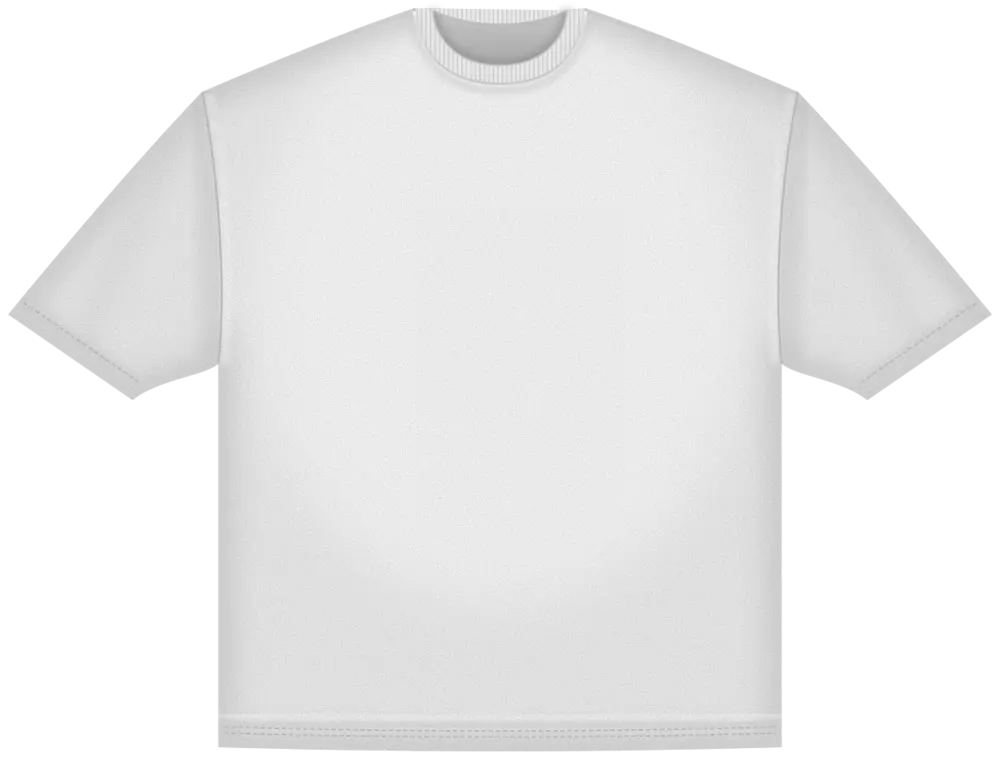
#> input picture src/assets/oversized-tee.webp, 1000 x 762 px, given in place of Regular-Fit T-Shirt Catalog Grid.png, which was not available
$ python tee-photos.py ../src/assets ../src/assets/regular-tee.webp
#> lines starting #> are read from the running program, lines starting #| are printed output that depends on the picture; after the words box and inside, x2 and y2 are one past the last pixel; in counts of white or black regions, pixels touching at a corner belong together; pictures that were not available may be replaced by others from this repository, and a replacement may not be noted
# Builds the designer's shirt photos (src/assets/tees/*.webp) from the owner's 2x2 photo grids.
#
#   python3 tools/tee-photos.py <folder with the grids> src/assets/tees
#
# Each shirt grid is front | back for two colours (top row, bottom row); each neckline grid is
# white | cream over charcoal | black. Shirts are cut out of the white background, stretched onto the same
# box per fit (so one set of coordinates in TeeMockup.tsx fits every colour), and the maker's tag inside
# the front neck is painted out. Needs Pillow and numpy.
import os, sys
import numpy as np
from PIL import Image

SRC, OUT = sys.argv[1], sys.argv[2]
SHIRTS = {  # name: (grid file, row)
  'regular-black': ('Regular-Fit T-Shirt Catalog Grid.png', 0),
  'regular-white': ('Regular-Fit T-Shirt Catalog Grid.png', 1),
  'regular-charcoal': ('regular fit tees front n back.png', 0),
  'regular-cream': ('regular fit tees front n back.png', 1),
  'oversized-white': ('oversized tees white n black.png', 0),
  'oversized-black': ('oversized tees white n black.png', 1),
  'oversized-cream': ('oversized tees grey and cream.png', 0),
  'oversized-charcoal': ('oversized tees grey and cream.png', 1),
}
NECKS = {'regular': 'regular fit tees neckline.png', 'oversized': 'oversize tee nackline.png'}
FIT_W = {'regular': 377, 'oversized': 431}  # canvas units, as in TeeMockup.tsx
PPU = 1.55  # pixels per canvas unit
CELL = 630  # grid cell pitch in pixels


def cell(grid, row, col):
  y, x = row * CELL, col * CELL
  return np.array(grid.crop((x + 4, y + 4, x + 621, y + 621)))


def cut_out(a, white_shirt):
  """Shirt mask: everything not connected to the border through near-white background."""
  bg = a.min(2) >= (252 if white_shirt else 247)
  seen = np.zeros_like(bg)
  seen[0, :] = seen[-1, :] = seen[:, 0] = seen[:, -1] = True
  seen &= bg
  while True:
    grown = seen.copy()
    grown[1:] |= seen[:-1]; grown[:-1] |= seen[1:]; grown[:, 1:] |= seen[:, :-1]; grown[:, :-1] |= seen[:, 1:]
    grown &= bg
    if (grown == seen).all(): break
    seen = grown
  m = ~seen
  m[:3, :] = m[-3:, :] = m[:, :3] = m[:, -3:] = False
  return m


def bbox(m):
  cols = np.where(m.sum(0) > 8)[0]; rows = np.where(m.sum(1) > 8)[0]
  return cols.min(), rows.min(), cols.max() + 1, rows.max() + 1


def paint_out_tag(a, white_shirt):
  """Blend the inside-back fabric across the tag, row by row, so the neck seam carries straight through."""
  rgb = a[..., :3].astype(float)
  cx = a.shape[1] // 2
  if white_shirt:  # a white tag on a white shirt: only its print stands out, so use the tag's known spot
    x0, x1, y0, y1 = cx - 23, cx + 21, 30, 71
  else:
    wx0, wy0 = cx - 28, 28
    win = rgb[wy0:76, wx0:cx + 28].mean(2)
    dev = np.abs(win - np.median(win)) > 30
    rows = np.where(dev.sum(1) > 4)[0]; cols = np.where(dev.sum(0) > 4)[0]
    if not len(rows) or not len(cols): return a
    y0, y1 = wy0 + rows.min() - 3, min(71, wy0 + rows.max() + 4)
    x0, x1 = wx0 + cols.min() - 3, wx0 + cols.max() + 4
  left = rgb[y0:y1, x0 - 3:x0].mean(1); right = rgb[y0:y1, x1:x1 + 3].mean(1)
  t = np.linspace(0, 1, x1 - x0)[None, :, None]
  grain = np.random.default_rng(1).normal(0, 1.0, (y1 - y0, x1 - x0))[..., None]
  rgb[y0:y1, x0:x1] = left[:, None] * (1 - t) + right[:, None] * t + grain
  a[..., :3] = np.clip(rgb, 0, 255).astype(np.uint8)
  return a


os.makedirs(OUT, exist_ok=True)
for fit in FIT_W:
  black = Image.open(os.path.join(SRC, SHIRTS[f'{fit}-black'][0])).convert('RGB')
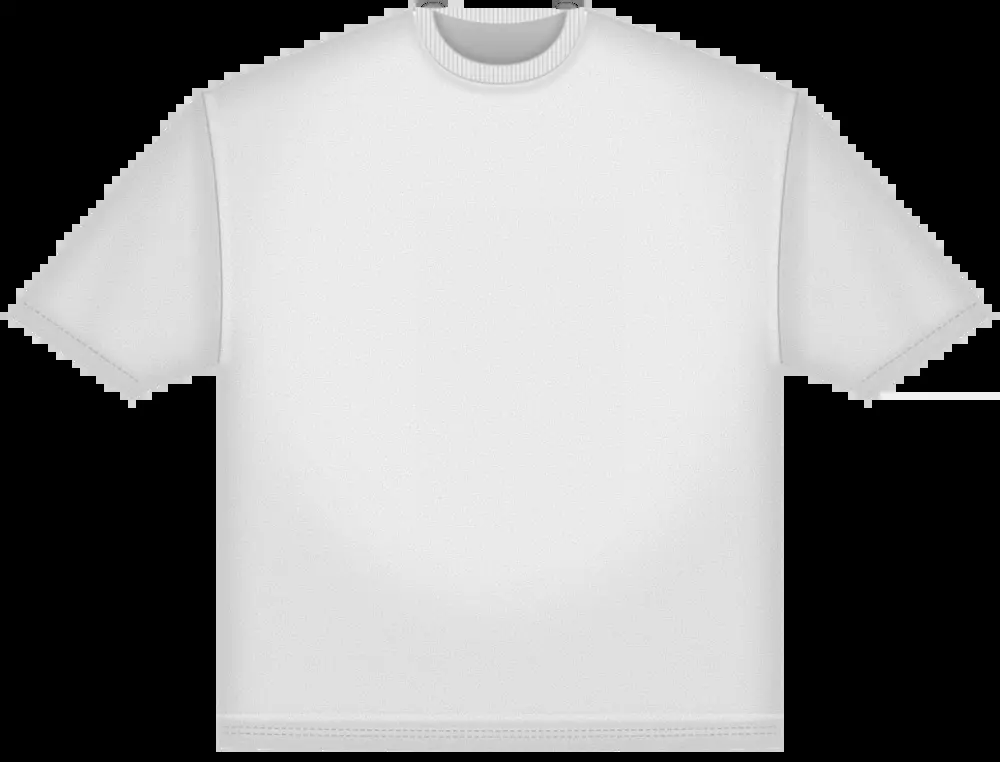
#> black: PIL image 1000x762 RGB; mean R, G, B 144.9, 144.9, 144.9
  rx0, ry0, rx1, ry1 = bbox(cut_out(cell(black, SHIRTS[f'{fit}-black'][1], 0), False))
#> in cut_out, `bg = a.min(2) >= (252 if white_shirt else 247)`:
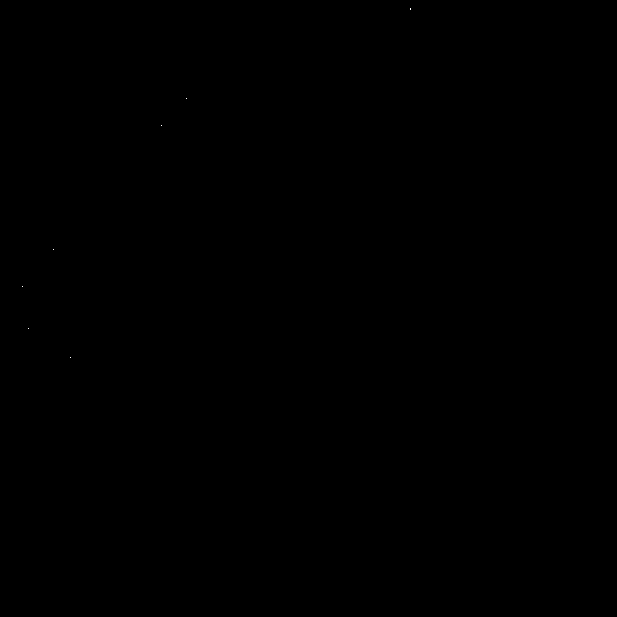
#> bg: shape (617, 617) bool; 0% white in thin lines or dots, all inside (x1, y1, x2, y2) = (22, 8, 411, 358)
#> in cut_out, `seen &= bg`: seen: shape (617, 617) bool; every value is 0
#> in cut_out, `m = ~seen`: m: shape (617, 617) bool; every value is 1
#> in cut_out, `m[:3, :] = m[-3:, :] = m[:, :3] = m[:, -3:] = False`:
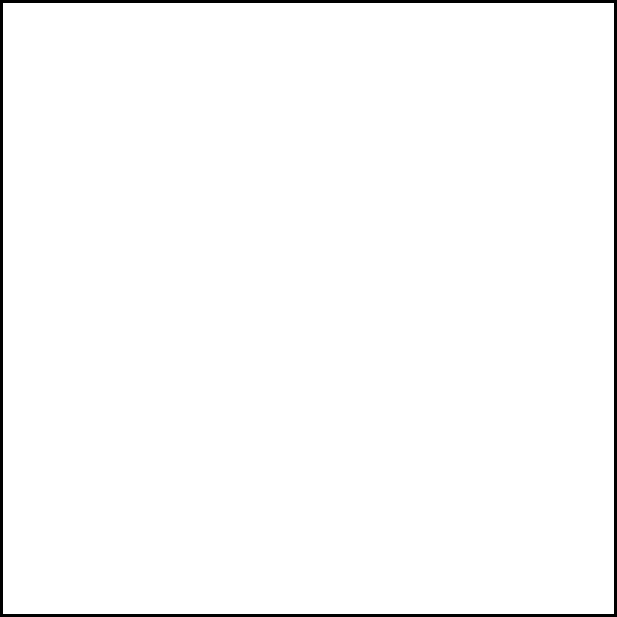
#> m: shape (617, 617) bool; 98.1% white; 1 black region, box (x1, y1, x2, y2) and area: (0, 0, 617, 617) 7368
#> in bbox, `cols = np.where(m.sum(0) > 8)[0]`: cols = 611 values from 3 to 613
#> rx0 = 3; ry0 = 3; rx1 = 614; ry1 = 614
  W = round(FIT_W[fit] * PPU); H = round(W * (ry1 - ry0) / (rx1 - rx0))
#> after `H = round(W * (ry1 - ry0) / (rx1 - rx0))`: H = 584
  for name, (file, row) in SHIRTS.items():
    if not name.startswith(fit): continue
    grid = Image.open(os.path.join(SRC, file)).convert('RGB')
    for col, side in enumerate(('front', 'back')):
      a = cell(grid, row, col)
      m = cut_out(a, 'white' in name)
      x0, y0, x1, y1 = bbox(m)
      shirt = Image.fromarray(a).crop((x0, y0, x1, y1)).resize((W, H), Image.LANCZOS)
      alpha = Image.fromarray((m * 255).astype(np.uint8)).crop((x0, y0, x1, y1)).resize((W, H), Image.LANCZOS)
      shirt.putalpha(alpha)
      out = np.array(shirt)
      if side == 'front': out = paint_out_tag(out, 'white' in name)
      Image.fromarray(out).save(os.path.join(OUT, f'{name}-{side}.webp'), 'WEBP', quality=80, method=6)
#> this loop made 2 passes
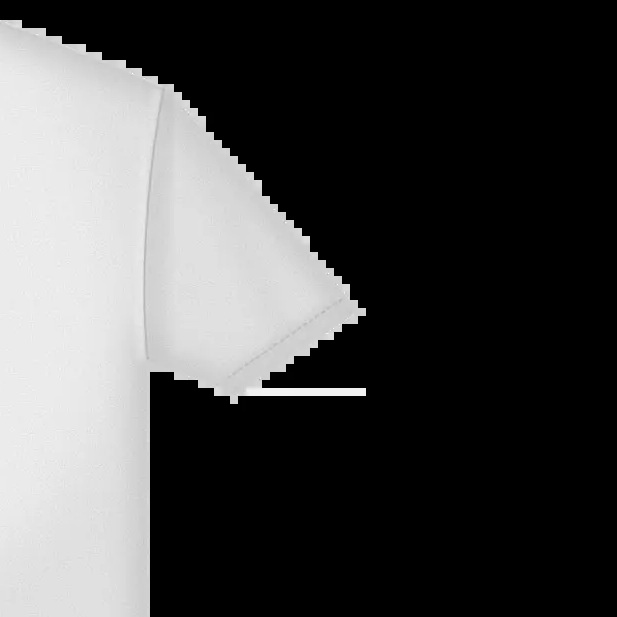
#> a: shape (617, 617, 3); min 0, max 255, mean 74
  grid = Image.open(os.path.join(SRC, NECKS[fit])).convert('RGB')
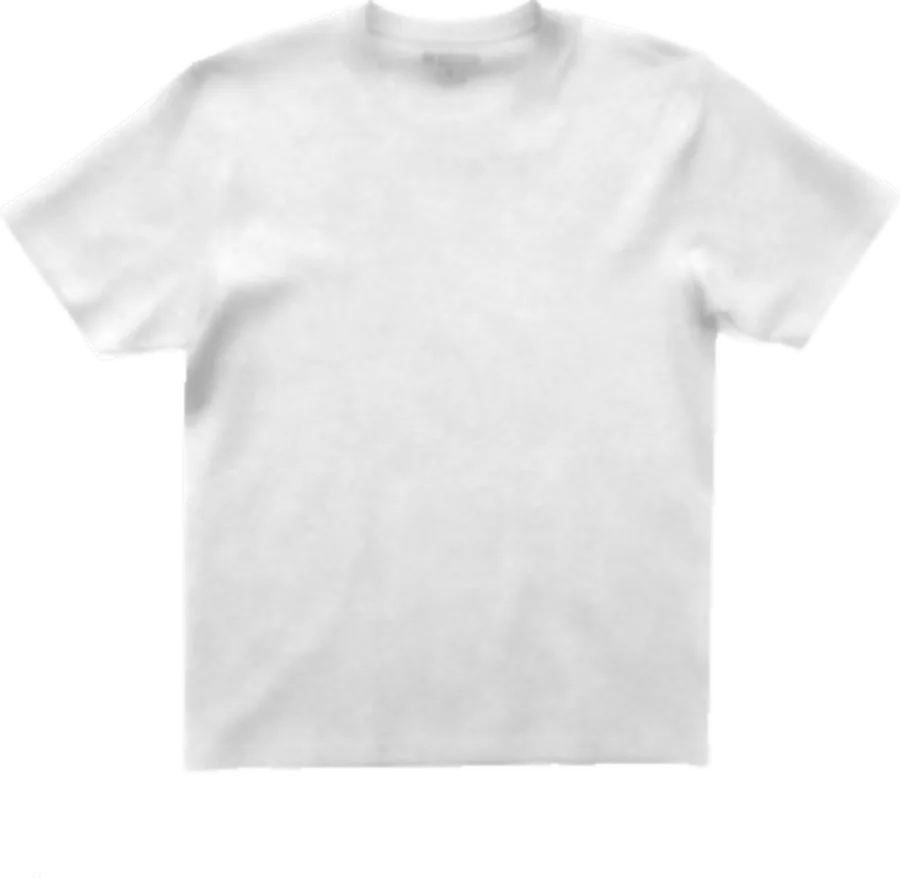
#> input picture src/assets/regular-tee.webp, 900 x 878 px, given in place of regular fit tees neckline.png, which was not available
  for colour, (r, c) in {'white': (0, 0), 'cream': (0, 1), 'charcoal': (1, 0), 'black': (1, 1)}.items():
    x, y = c * 629, r * 629
    grid.crop((x + 2, y + 2, x + 623, y + 623)).resize((520, 520), Image.LANCZOS) \
      .save(os.path.join(OUT, f'{fit}-{colour}-neck.webp'), 'WEBP', quality=80, method=6)
#> this loop made 4 passes
#> pass 1, `grid.crop((x + 2, y + 2, x + 623, y + 623)).resize((520, 520), Image.L..`:
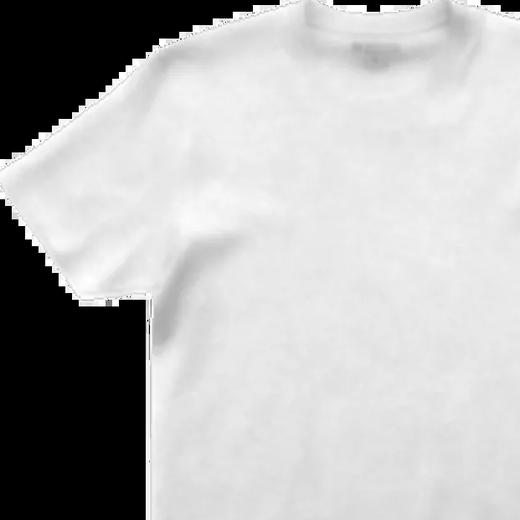
#> saved as regular-white-neck.webp: PIL image 520x520 RGB; mean R, G, B 181.6, 181.6, 181.6
#> pass 2, `grid.crop((x + 2, y + 2, x + 623, y + 623)).resize((520, 520), Image.L..`:
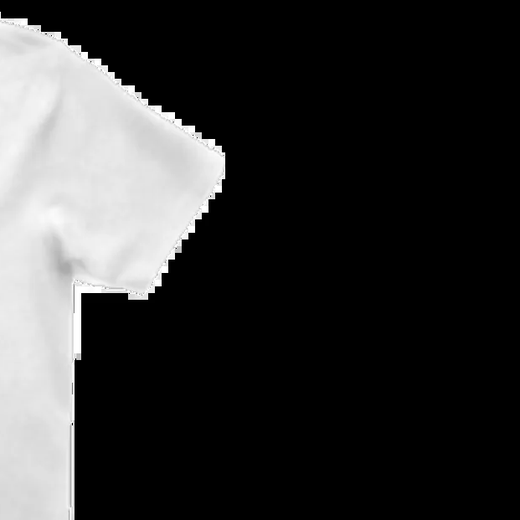
#> saved as regular-cream-neck.webp: PIL image 520x520 RGB; mean R, G, B 52.5, 52.5, 52.5
#> (the run stopped early here; a loop or call above may not have finished)
